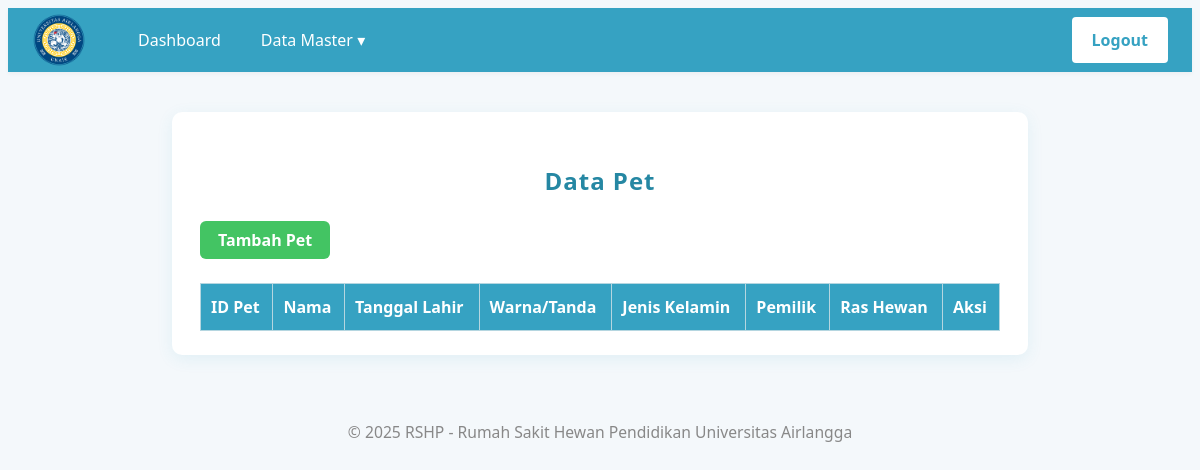
The page /roles/medis/pemeriksaan/PetView.php (signed in) on the database as committed earlier.
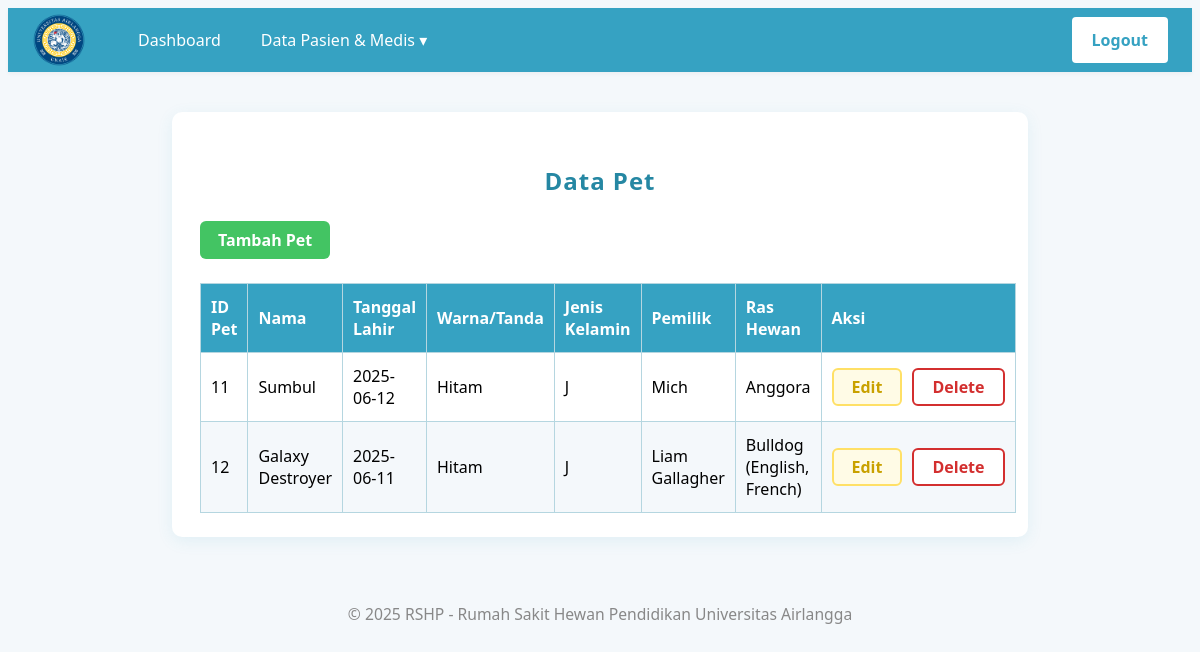
The same page on the database as committed later.
### tables this page shows
CREATE TABLE `pet` (
  `idpet` int NOT NULL,
  `nama` varchar(100) DEFAULT NULL,
  `tanggal_lahir` date DEFAULT NULL,
  `warna_tanda` varchar(45) DEFAULT NULL,
  `jenis_kelamin` char(1) DEFAULT NULL,
  `idpemilik` int NOT NULL,
  `idras_hewan` int NOT NULL
);

### controllers/PetController.php (called while the page is built, shortened)
<?php
require_once __DIR__ . '/../models/Pet.php';
class PetController
{
    public function __construct()
    {
        $this->model = new Pet();
        $this->petList = $this->model->getAll();
    }
}

### databases/koneksi.php (called while the page is built, shortened)
<?php
class Database {
	private $host;
	private $user;
	private $pass;
	private $db;
	private $conn;
	public function __construct(
		$host = 'localhost',
		$user = 'root',
		$pass = '',
		$db   = 'kuliah_wf_2025'
	) {
		$this->host = $host;
		$this->user = $user;
		$this->pass = $pass;
		$this->db   = $db;
	}
	private function connect() {
		$this->conn = new mysqli($this->host, $this->user, $this->pass, $this->db);
	}
	public function select($query, $params = [], $types = '') {
		$stmt = $this->conn->prepare($query);
		$stmt->execute();
		$result = $stmt->get_result();
		$data = $result ? $result->fetch_all(MYSQLI_ASSOC) : [];
		return $data;
	}
	public function closeConnection() {
		if ($this->conn) {
			$this->conn = null;
		}
	}
}
?>

### models/Pet.php (called while the page is built, shortened)
<?php
require_once __DIR__ . '/../databases/koneksi.php';
class Pet
{
    public static function getAll()
    {
        $db = new Database();
        $sql = "SELECT * FROM pet";
        return $db->select($sql);
    }
}

### controllers/PemilikController.php (called while the page is built, shortened)
<?php
class PemilikController {
    public function __construct() {
        $this->loadAll();
    }
    public function loadAll() {
        $db = new Database();
        $sql = "SELECT p.idpemilik, u.nama, u.email, p.no_wa, p.alamat FROM pemilik p JOIN user u ON p.iduser = u.iduser";
        $result = $db->select($sql);
    }
}

### models/rasHewan.php (called while the page is built, shortened)
<?php
class rasHewan {
    private $db;
    public function __construct() {
        $this->db = new Database();
    }
    public function get_all($idjenis_hewan = null) {
        if ($idjenis_hewan) {
            $sql = "SELECT * FROM ras_hewan WHERE idjenis_hewan = ?";
            return $this->db->select($sql, [$idjenis_hewan], 'i');
        } else {
            $sql = "SELECT * FROM ras_hewan";
            return $this->db->select($sql);
        }
    }
}

### roles/medis/pemeriksaan/PetView.php (the view, shortened to what the changed rows need)
<?php
require_once __DIR__ . '/../../../controllers/PetController.php';
require_once __DIR__ . '/../../../controllers/PemilikController.php';
require_once __DIR__ . '/../../../models/rasHewan.php';
class PetView
{
    private $petList;
    private $pemilikMap;
    private $rasMap;
    public function __construct($petList)
    {
        $this->petList = $petList;
        $pemilikController = new PemilikController();
        $this->pemilikMap = [];
        foreach ($pemilikController->pemilikList as $pemilik) {
            $this->pemilikMap[$pemilik['idpemilik']] = $pemilik['nama'];
        }
        $rasModel = new rasHewan();
        $this->rasMap = [];
        foreach ($rasModel->get_all() as $ras) {
            $this->rasMap[$ras['idras_hewan']] = $ras['nama_ras'];
        }
    }
    public function render()
    {
?>
        <!DOCTYPE html>
        <html lang="id">
        <head>
            <link rel="stylesheet" href="../../../assets/css/pet.css?v=<?php echo time(); ?>">
        </head>
        <body>
            <?php include('../../../views/partials/menu.php'); ?>
            <div class="pet-container">
                <h2>Data Pet</h2>
                <table class="pet-table">
                    <thead>
                        <tr>
                            <th>ID Pet</th>
                            <th>Nama</th>
                            <th>Tanggal Lahir</th>
                            <th>Warna/Tanda</th>
                            <th>Jenis Kelamin</th>
                            <th>Pemilik</th>
                            <th>Ras Hewan</th>
                            <th>Aksi</th>
                        </tr>
                    </thead>
                    <tbody>
                        <?php foreach ($this->petList as $pet) : ?>
                            <tr>
                                <td><?php echo htmlspecialchars($pet['idpet']); ?></td>
                                <td><?php echo htmlspecialchars($pet['nama']); ?></td>
                                <td><?php echo htmlspecialchars($pet['tanggal_lahir']); ?></td>
                                <td><?php echo htmlspecialchars($pet['warna_tanda']); ?></td>
                                <td><?php echo htmlspecialchars($pet['jenis_kelamin']); ?></td>
                                <td><?php echo isset($this->pemilikMap[$pet['idpemilik']]) ? htmlspecialchars($this->pemilikMap[$pet['idpemilik']]) : '-'; ?></td>
                                <td><?php echo isset($this->rasMap[$pet['idras_hewan']]) ? htmlspecialchars($this->rasMap[$pet['idras_hewan']]) : '-'; ?></td>
                                <td>
                                    <div class="aksi-btn-group">
                                        <a href="EditPetView.php?idpet=<?php echo urlencode($pet['idpet']); ?>" class="edit-btn">Edit</a>
                                        <a href="DeletePetView.php?idpet=<?php echo urlencode($pet['idpet']); ?>" class="delete-btn">Delete</a>
                                    </div>
                                </td>
                            </tr>
                        <?php endforeach; ?>
                    </tbody>
                </table>
            </div>
        </body>
        </html>
<?php
        return ob_get_clean();
    }
}
$controller = new PetController();
$petList = $controller->petList;
$view = new PetView($petList);
echo $view->render();

### views/partials/menu.php (shortened to what the changed rows need)
<?php
$role = $_SESSION['user']['role_aktif'] ?? null;
$base = (strpos($_SERVER['SCRIPT_NAME'], '/roles/') !== false) ? '../../../' : '../';
?>
<nav style="background:#36a2c2;padding:0;box-shadow:0 2px 4px rgba(0,0,0,0.04);">
    <link rel="stylesheet" href="<?php echo $base; ?>assets/css/menu.css">
    <div class="navbar-rshp">
        <div style="display:flex; align-items:center; gap:18px;">
            <ul style="margin:0; padding:0;">
                <?php if ($role == 1):
                ?>
                    <li>
                        <a href="/roles/admin/dashboard.php">Dashboard</a>
                    </li>
                    <li class="dropdown">
                        <a href="#">Data Master &#9662;</a>
                    </li>
                <?php elseif ($role == 2):
                ?>
                    <li>
                        <a href="/roles/medis/dashboard_dokter.php">Dashboard</a>
                    </li>
                    <li class="dropdown">
                        <a href="#">Data Pasien & Medis &#9662;</a>
                    </li>
                <?php endif; ?>
            </ul>
        </div>
    </div>
</nav>

Rows that differ between the two databases and show on the page:
added pet: idpet "11", nama "Sumbul", tanggal_lahir "2025-06-12", warna_tanda "Hitam", jenis_kelamin "J", idpemilik "Mich", idras_hewan "Anggora"
added pet: idpet "12", nama "Galaxy Destroyer", tanggal_lahir "2025-06-11", warna_tanda "Hitam", jenis_kelamin "J", idpemilik "Liam Gallagher", idras_hewan "Bulldog (English, French)"
Other text that changed with them:
text no longer shown: "Data Master ▾"
text now shown: "Data Pasien & Medis ▾"
